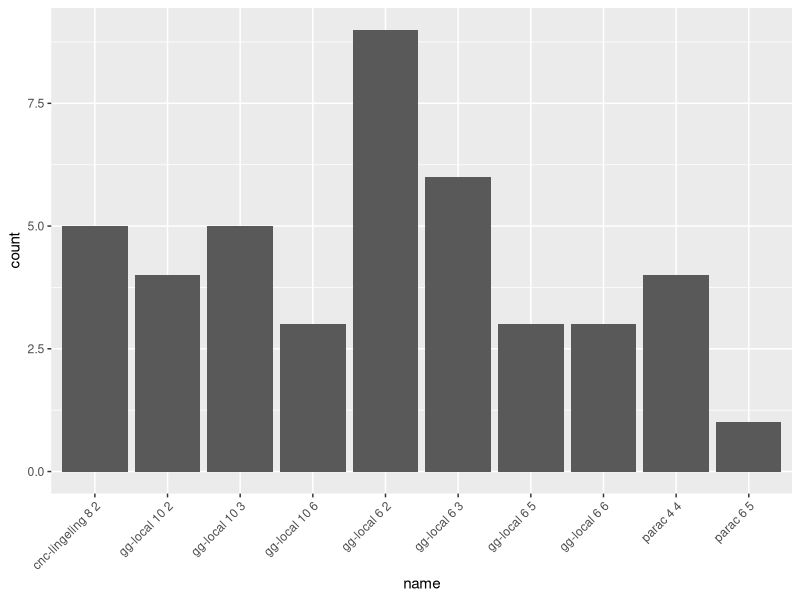
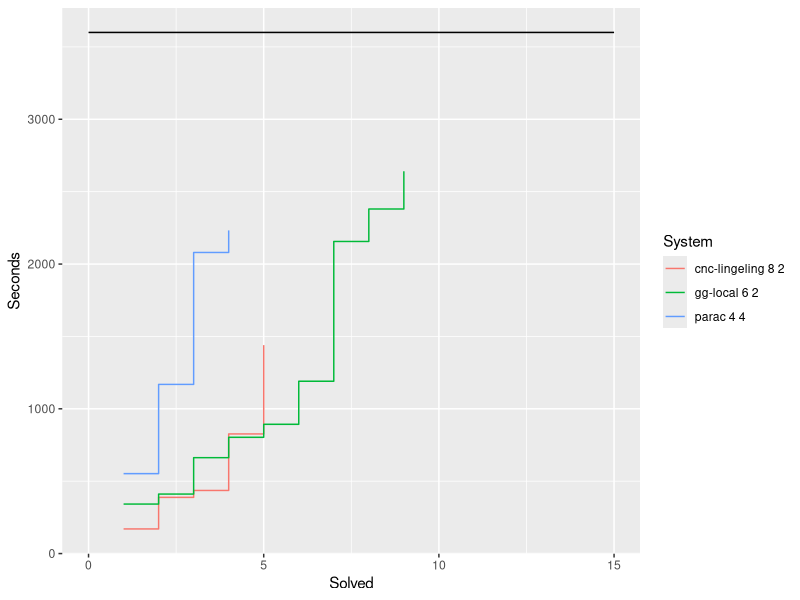
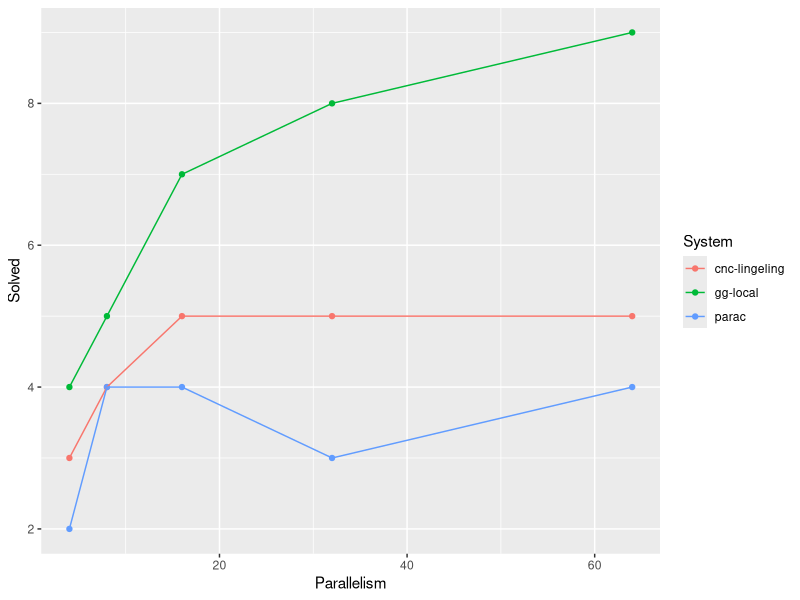
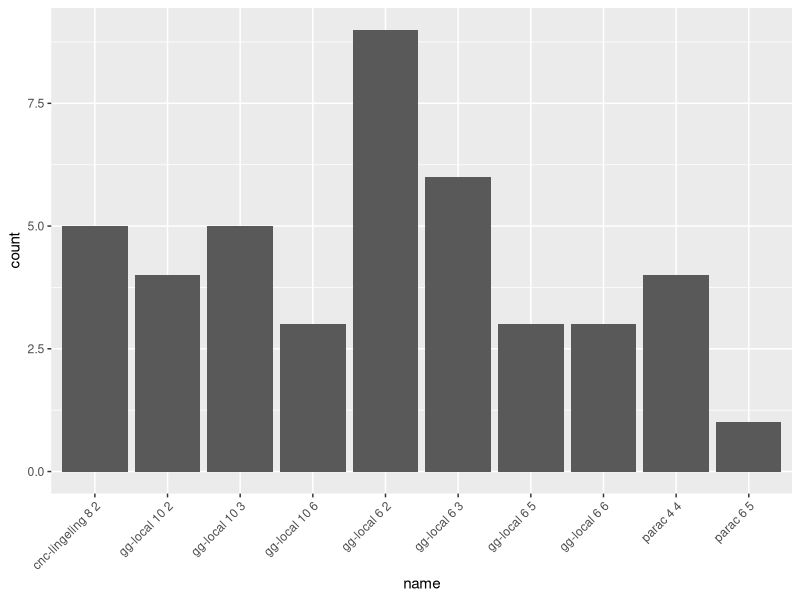
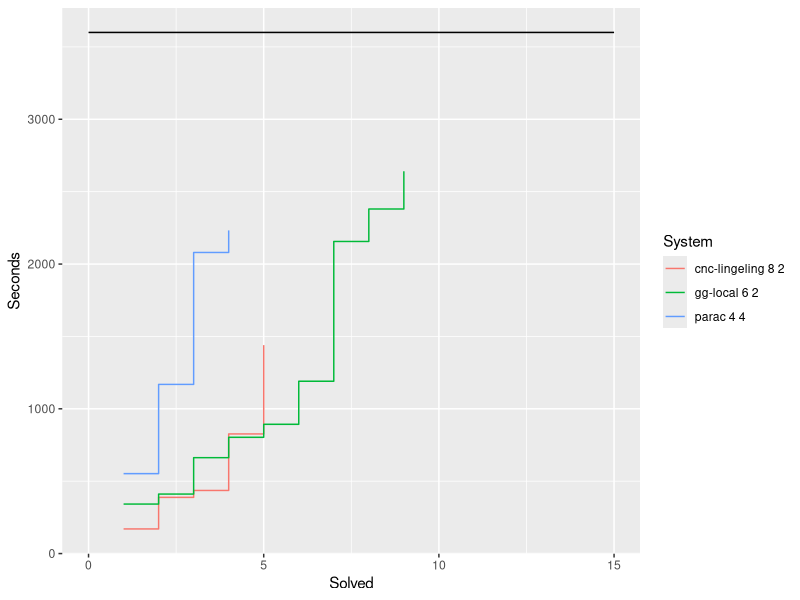
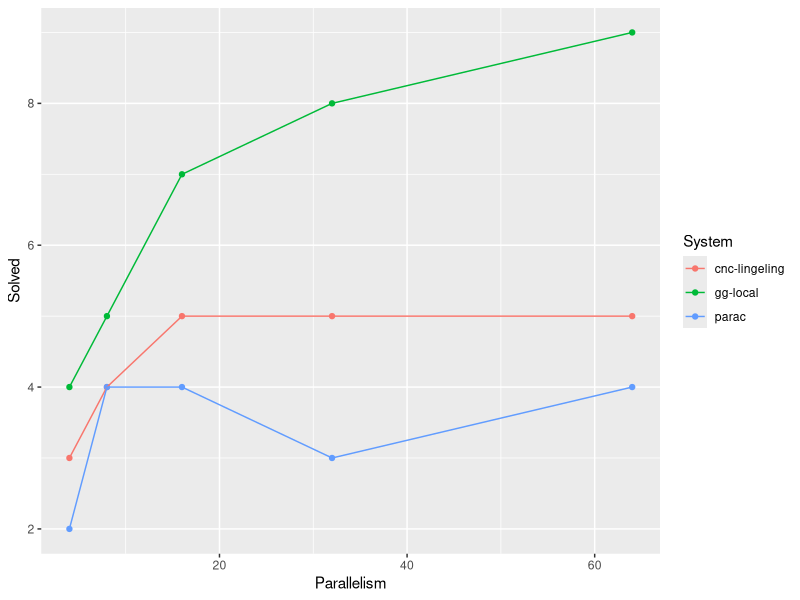

These figures' R source, in order:
library(tidyverse)

raw_data <- read_csv("data.csv")
all_data <- raw_data %>% 
  mutate(name = paste(infra, initial_divides, online_divides))

cactus_data <- all_data %>%
  filter(jobs == 64) %>%
  filter(result != "TIMEOUT")
ggplot(data = cactus_data) +
  geom_histogram(mapping = aes(x = name), stat="count") +
  theme(axis.text.x=element_text(angle=45,hjust=1))
ggsave("solved-hist.pdf")
ggplot(data = cactus_data %>%
         filter(name %in% c("gg-local 6 2", "cnc-lingeling 8 2", "parac 4 4")) %>%
         group_by(name) %>%
         arrange(duration) %>%
         mutate(ct = row_number())
         ) +
  geom_step(aes(y=duration, x = ct, color = name)) +
  labs(y= "Seconds", x = "Solved", color = "System") +
  annotate("segment", x = 0, y = 3600, xend = 15, yend = 3600) +
  xlim(0, 15)
ggsave("cactus.pdf")
scale_sys_data <- raw_data %>%
         filter((infra == "gg-local" & online_divides == 2 & 2 ** initial_divides == jobs) | (infra == "cnc-lingeling" & online_divides == 2) | (infra == "parac" & online_divides == 4)) %>%
         filter(result != "TIMEOUT") %>%
         filter(family == "cnc")
print(scale_sys_data)
ggplot( scale_sys_data %>%
         group_by(infra,jobs) %>%
         summarise(solved = n())
     ) +
  geom_point(mapping = aes(x = jobs, y = solved, color = infra)) +
  geom_line(mapping = aes(x = jobs, y = solved, color = infra)) +
  labs(x = "Parallelism", y = "Solved", color = "System")
ggsave("scale.pdf")
